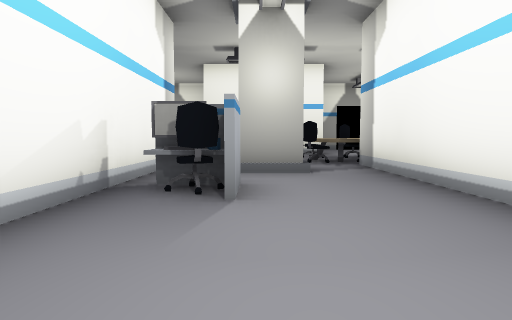
view 1 (above)

16 first-person views from a walk through a Godot game level. The camera is 1.2 m above the floor, tilts 4° down and sees 75° across. The floor is counted in squares, 2 m on a side. Each view is taken from the middle of a square. On the plan, view 1 faces up. The plan holds only what a view shows up to about 10 squares ahead; the rest is blank. Some surface patterns are stand-ins.

view 2
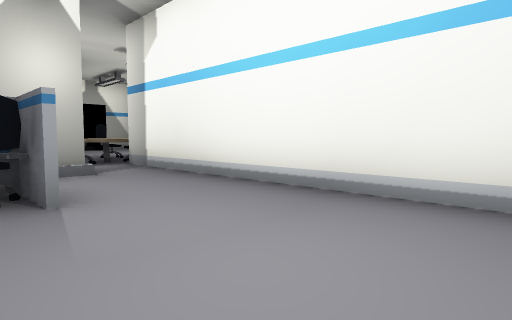

view 3
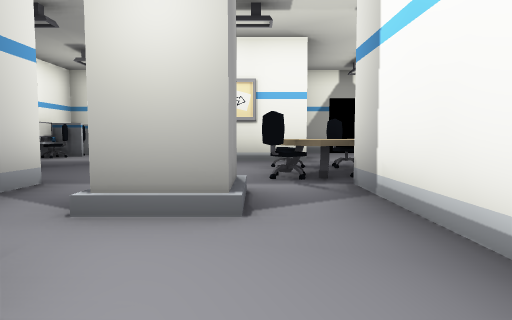

view 4
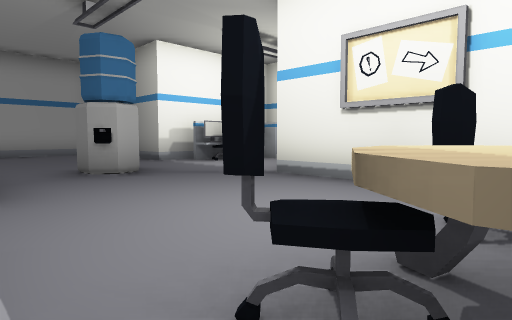

view 5
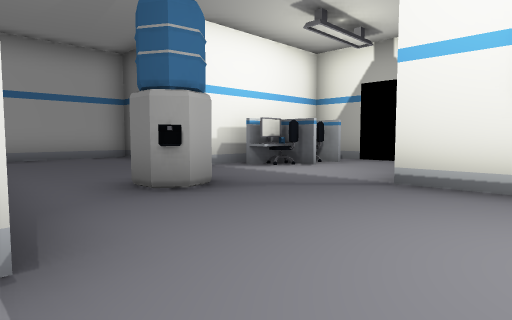

view 6
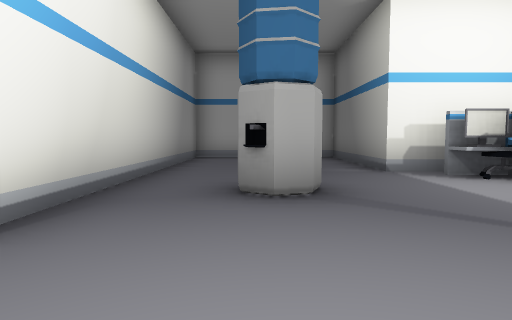

view 7
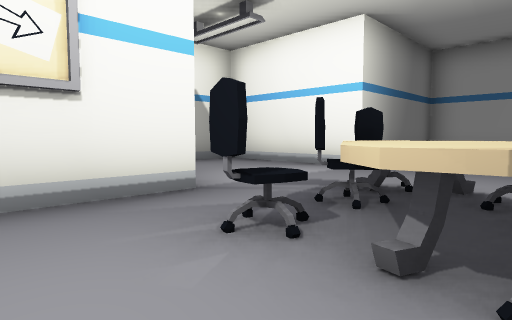

view 8
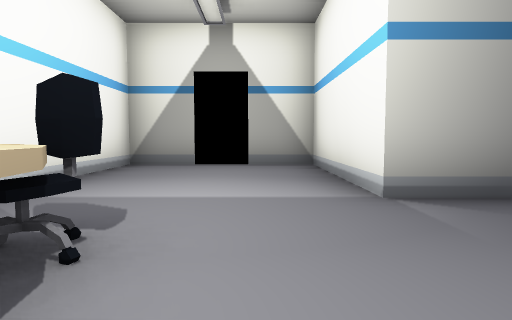

view 9
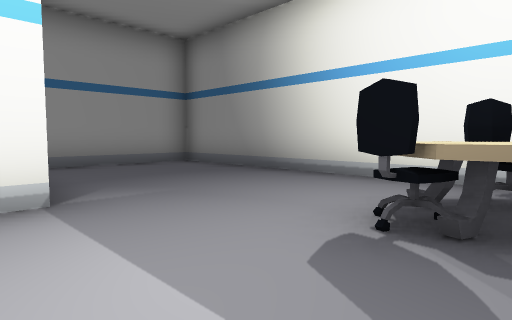

view 10
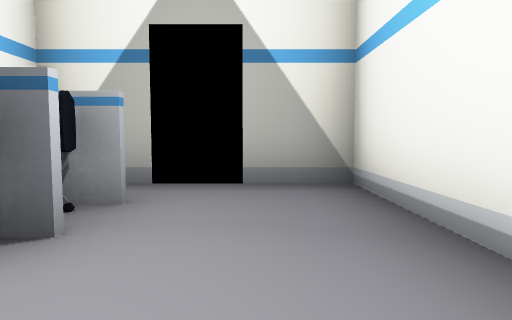

view 11
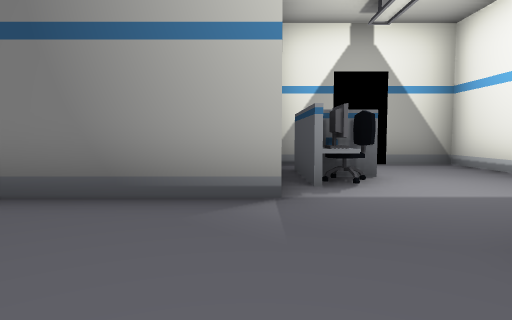

view 12
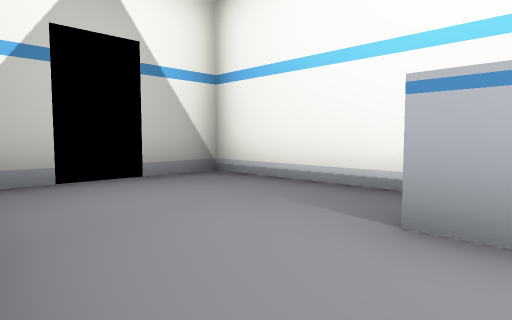

view 13
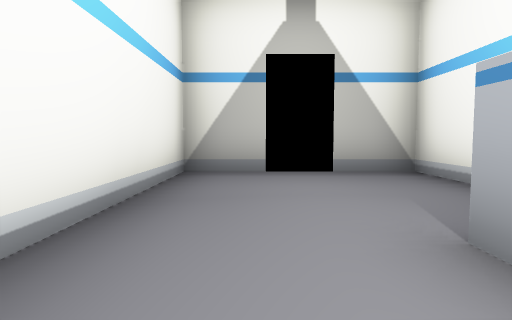

view 14
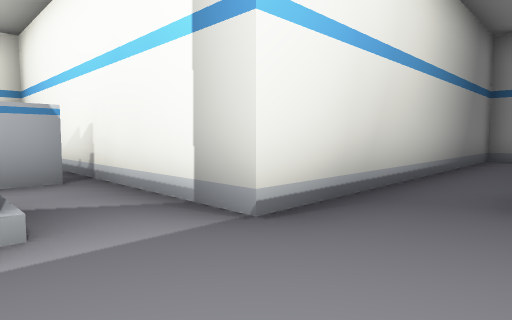

view 15
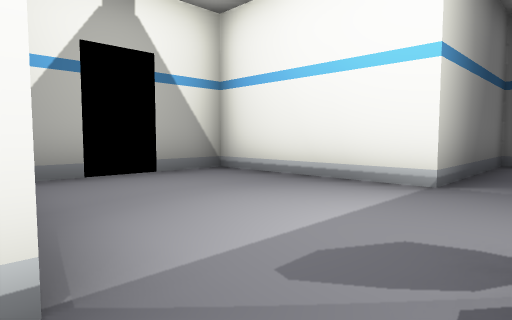

view 16
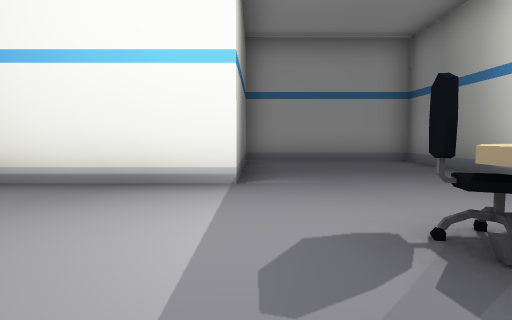

### Floor plan
Points are (right, up) in squares from view 1. A wall is a line through its corners. A room is listed if a view was taken in it or the views show most of it. See-through windows are left out.
Room 1 (views 1, 2, 3, 4, 5, 6, 7, 10, 11, 12, 13, 14, 15, 16)
walls: (1.4, 7.5) (1.1, 7.9); (1.2, 9.3) (1.4, 9.9); (2.3, 7.6) (1.9, 7.6) (1.6, 7.8) (1.3, 8.2) (1.3, 8.6) (1.6, 8.9); (-1.7, 12.5) (-1.7, 15.2) (-5.5, 15.2); (2.6, 9.8) (2.8, 9.9); (-5.9, 11.2) (-9.7, 11.2) (-9.7, 7.3) (-1.8, 7.3) (-1.8, -0.7) (2.3, -0.7) (2.3, 7.2); (2.4, 11.2) (-1.8, 11.2); (3.6, 9.4) (3.7, 9.9); (-5.7, 12.5) (-5.7, 11.9)
low walls: (2, 9.4) (1.3, 9.6); (3, 9.3) (2.6, 9.8); (3.4, 9.4) (3.5, 10)
ways out: opening at (3, 9) to room 2; opening at (3, 11) to room 3
objects: desk (-5, 12); desk (-5, 13) to (-5, 14); water cooler (-4, 9); desk (-1, 4); pillar (0, 6)
Room 2 (view 8)
walls: (4, 9.6) (4.2, 9.3); (3.6, 7.3) (10.2, 7.3) (10.2, 11.2) (6.3, 11.2)
low walls: (4.2, 8.8) (3.7, 8.9); (4.1, 9.5) (3.5, 9.7); (3.9, 10) (3.8, 9.5); (3.7, 9.1) (4.2, 8.9)
ways out: opening at (3, 9) to room 1; opening at (5.5, 11.5) to room 3
Room 3 (view 9)
walls: (6.3, 11.2) (6.3, 15.2) (2.3, 15.2) (2.3, 11.5); (3.6, 10.1) (4.2, 9.9); (3.5, 10) (4.1, 9.5)
low walls: (3.4, 9.8) (4, 9.6)
ways out: opening at (3, 11) to room 1; opening at (5.5, 11.5) to room 2

Positions as (right, up) in squares from view 1, and headings:
1: (0, 0), facing up
2: (-1, 0), facing up-right
3: (1, 3), facing up
4: (2, 7), facing up-left
5: (0, 7), facing up-left
6: (0, 9), facing left
7: (0, 8), facing up-right
8: (5, 8), facing up
9: (3, 12), facing down-right
10: (-3, 11), facing up
11: (-6, 8), facing up
12: (2, 4), facing down-left
13: (1, 5), facing down
14: (0, 9), facing down-left
15: (2, 10), facing up-right
16: (2, 11), facing right
